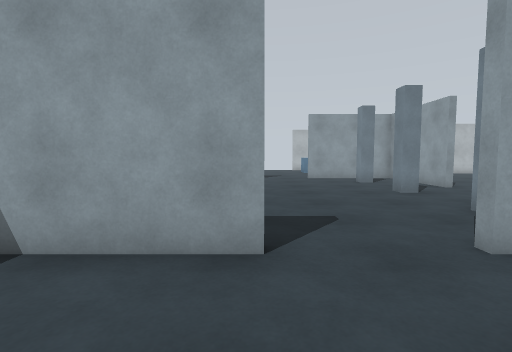
[1] (above)

24 first-person views from a walk through a robot-simulator world made for Gazebo. The camera is 1.2 m above the floor, tilts 4° down and sees 85° across. The floor is counted in squares, 1 m on a side. Each view is taken from the middle of a square. On the plan, view 1 faces up. The plan holds only what a view shows up to about 12 squares ahead; the rest is blank.

[2]
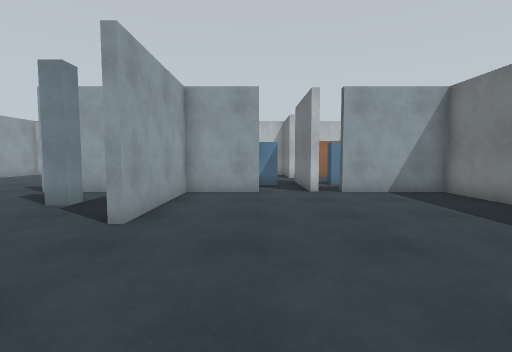

[3]
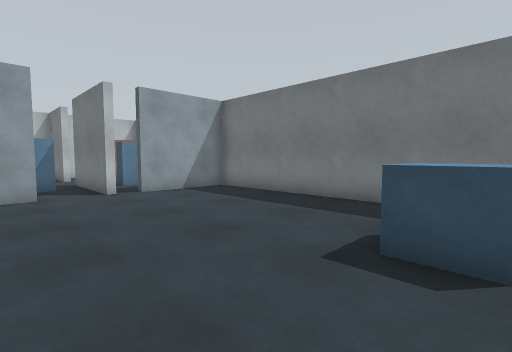

[4]
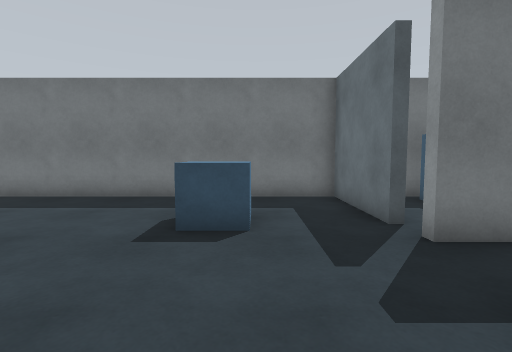

[5]
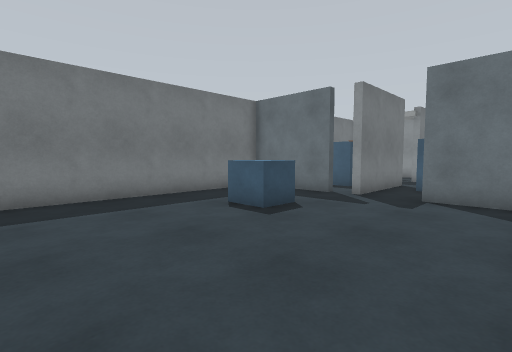

[6]
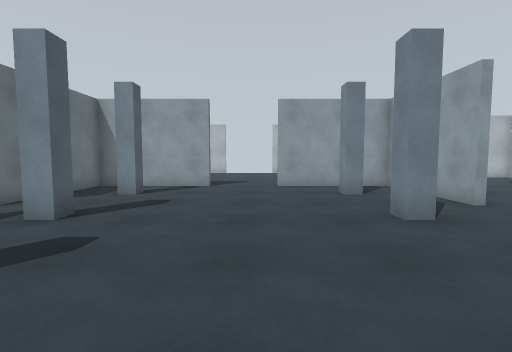

[7]
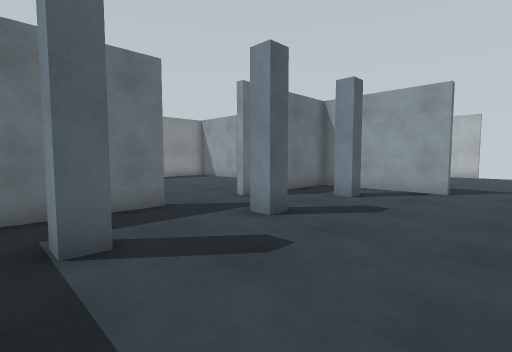

[8]
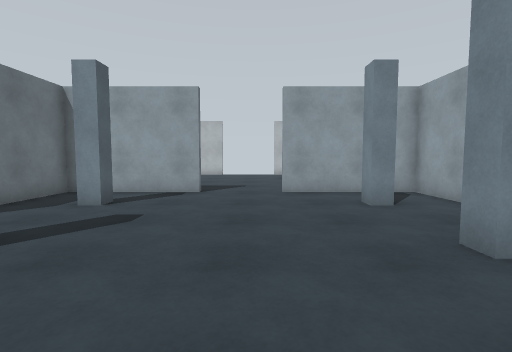

[9]
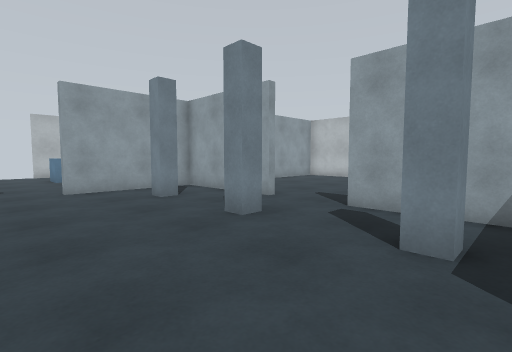

[10]
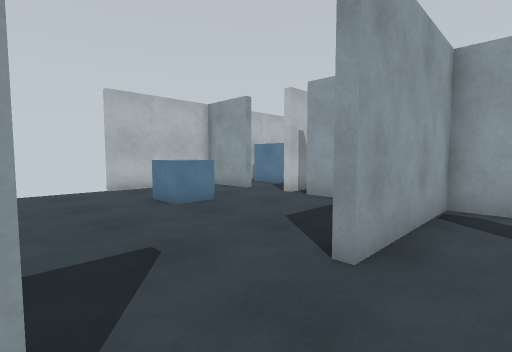

[11]
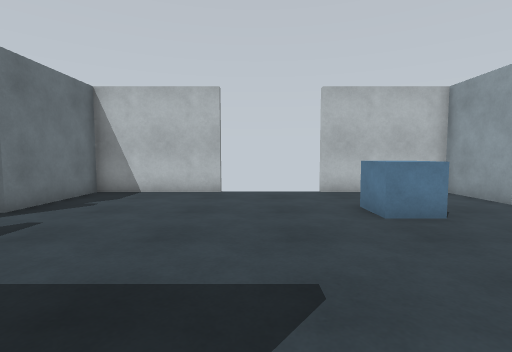

[12]
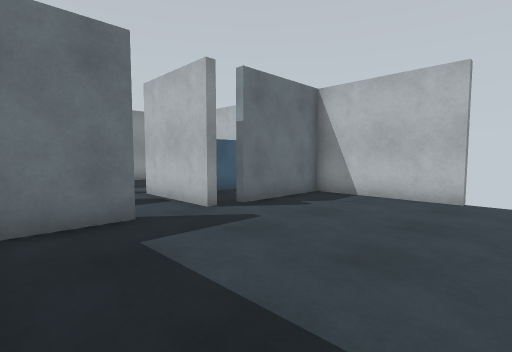

[13]
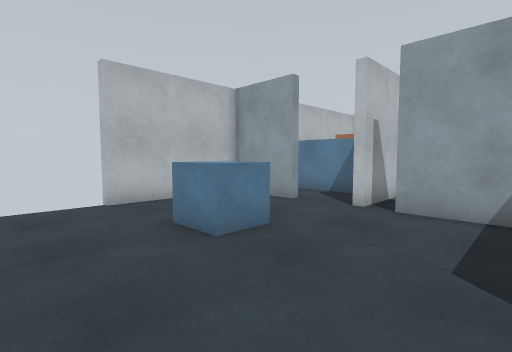

[14]
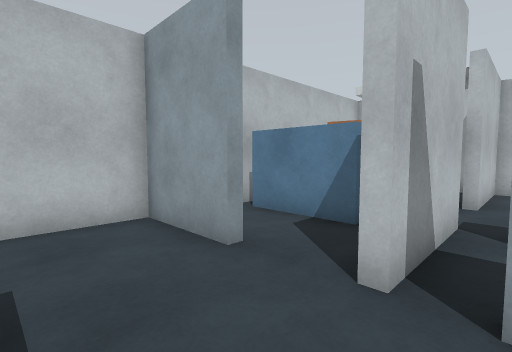

[15]
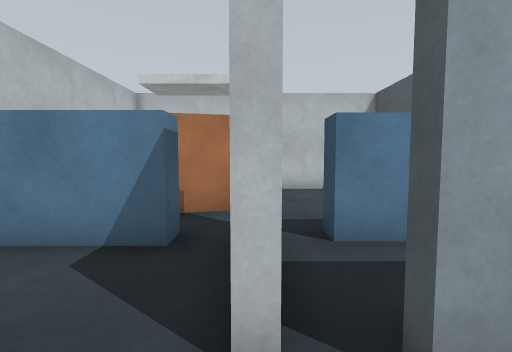

[16]
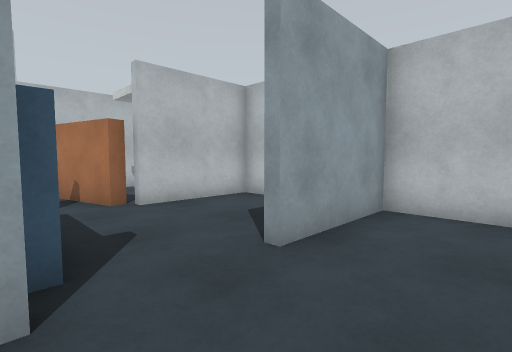

[17]
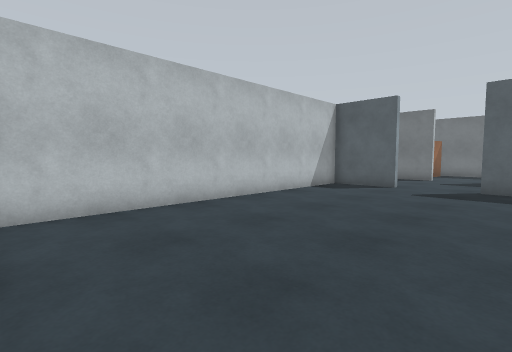

[18]
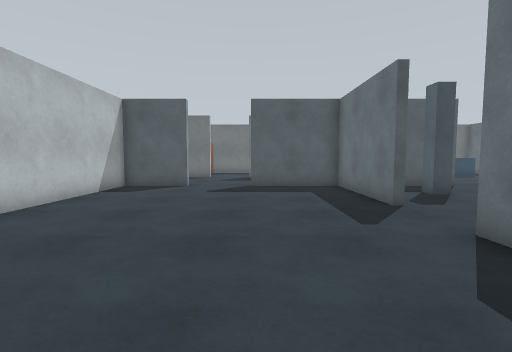

[19]
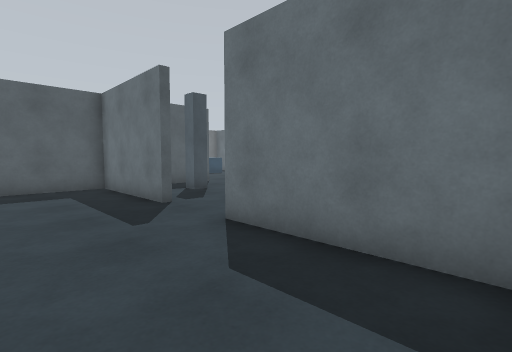

[20]
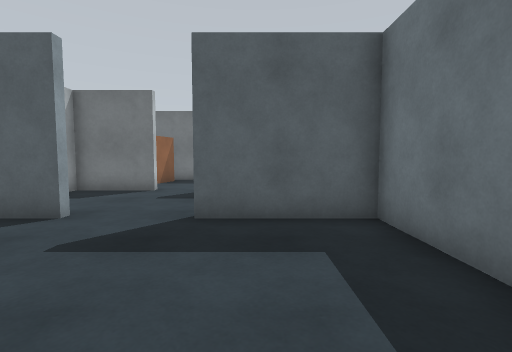

[21]
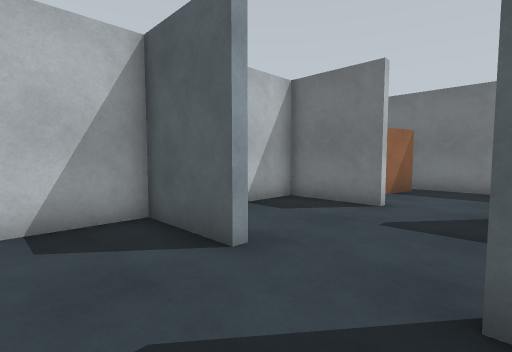

[22]
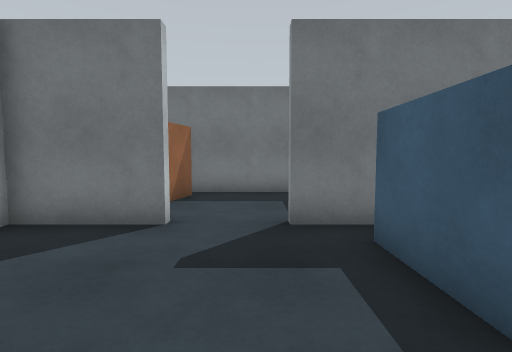

[23]
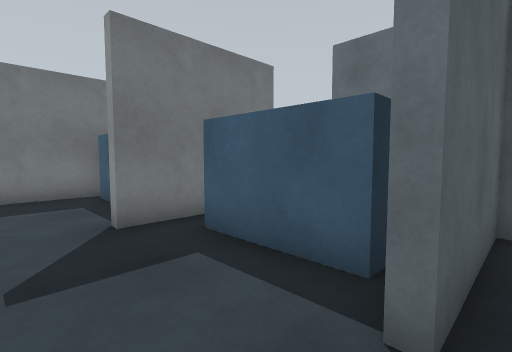

[24]
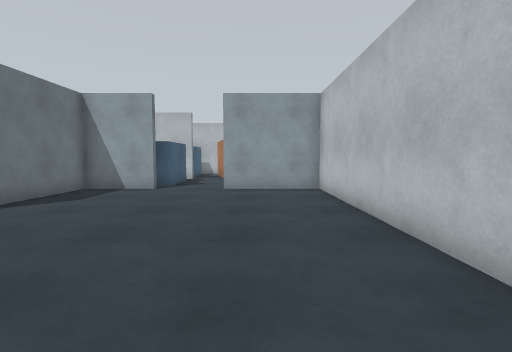

### Floor plan
Points are (right, up) in squares from view 1. A wall is a line through its corners. A room is listed if a view was taken in it or the views show most of it. See-through windows are left out.
Room 1 (views 1, 2, 3, 4, 5, 6)
walls: (0.1, 3.4) (-3.3, 3.4); (7.4, -1.2) (7.4, -0.9); (7.4, 0.9) (7.4, 3.4) (2.9, 3.4) (2.9, 3.6); (-4.4, -0.9) (-4.4, -1.2); (-4.8, -1.9) (-4.4, -1.9) (-4.4, -5.4) (7.4, -5.4) (7.4, -1.9); (-4.4, 2.8) (-4.4, 0.9)
ways out: opening at (1.5, 4) to room 2; opening at (8, 0) to room 6; opening at (-4, 0); gap at (8, -2)
objects: blue box (-2, -2) to (-1, -2)
Room 2 (views 7, 8, 9, 10, 11)
walls: (7.4, 10.8) (7.4, 15.4) (2.9, 15.4); (0.1, 15.8) (0.1, 15.4) (-4.4, 15.4) (-4.4, 10.8); (2.9, 3.6) (5, 3.6); (-4.4, 8.2) (-4.4, 5.1); (7.4, 5.1) (7.4, 8.2)
ways out: opening at (1.5, 4) to room 1; opening at (1.5, 16) to room 3; opening at (8, 9.5) to room 4; opening at (-4, 9.5)
objects: pillar (-2, 6); pillar (-2, 9) to (-2, 10); pillar (-2, 13); pillar (5, 6); pillar (5, 9) to (5, 10); pillar (5, 13)
Room 3 (views 12, 13, 14, 15)
walls: (2.9, 15.4) (2.9, 15.8); (-0.2, 24.4) (-4.4, 24.4) (-4.4, 20.9); (7.4, 19.9) (7.4, 20.2); (7.4, 21.9) (7.4, 24.4) (3.2, 24.4); (7.4, 17.1) (7.4, 19.1); (-4.4, 20.2) (-4.4, 19.9) (-5.6, 19.9); (-4.4, 18.1) (-4.4, 16.1)
ways out: opening at (1.5, 16) to room 2; gap at (8, 19) to room 7; opening at (-5, 19); opening at (8, 21); gap at (0, 25); gap at (3, 25)
objects: blue box (4, 21)
Room 4 (views 16, 17, 18, 19, 20, 21, 24)
walls: (7.4, 8.2) (7.6, 8.2) (7.6, 3.6) (11.2, 3.6); (10.3, 15.8) (10.3, 15.4) (7.6, 15.4) (7.6, 10.8) (7.4, 10.8); (10.5, 16.1) (10, 16.1); (13.8, 3.6) (16.4, 3.6) (16.4, 15.4) (12.8, 15.4)
ways out: opening at (8, 9.5) to room 2; opening at (12.5, 4) to room 5; opening at (11.5, 16)
Room 5 (views 22, 23)
walls: (13.8, 3.2) (13.8, 3.6); (11.2, 3.6) (11.2, 3.2); (10.3, 2.9) (10.3, 0); (13.6, -1.2) (13.6, -0.9) (16.4, -0.9) (16.4, 1); (9.9, -0.9) (11.4, -0.9) (11.4, -1.2)
ways out: opening at (12.5, 4) to room 4; gap at (10, 0) to room 6; gap at (10, 3) to room 6; opening at (12.5, -1)
Room 6 (no view inside)
walls: (9.7, 0) (9.7, 0.9); (7.4, -0.9) (9.9, -0.9)
ways out: opening at (8, 0) to room 1; gap at (10, 0) to room 5; gap at (10, 3) to room 5
Room 7 (no view inside)
walls: (9.9, 17.8) (9.9, 18.9); (10.6, 19.9) (7.4, 19.9)
ways out: gap at (8, 19) to room 3; gap at (10, 19)

Where each view was taken, in squares from view 1:
view 1: 0 up, 0 right, facing up
view 2: 1 up, 2 left, facing right
view 3: 2 up, 2 left, facing down-right
view 4: 3 up, 2 left, facing down
view 5: 3 up, 4 right, facing down-left
view 6: 4 up, 2 right, facing up
view 7: 5 up, 2 right, facing up-left
view 8: 6 up, 2 right, facing up
view 9: 5 up, 1 right, facing up-right
view 10: 14 up, 0 right, facing up-right
view 11: 15 up, 1 right, facing up
view 12: 16 up, 1 right, facing up-left
view 13: 17 up, 1 right, facing up-right
view 14: 19 up, 5 right, facing up-right
view 15: 20 up, 6 right, facing right
view 16: 13 up, 10 right, facing up-right
view 17: 15 up, 10 right, facing down-right
view 18: 15 up, 11 right, facing down
view 19: 15 up, 11 right, facing down-left
view 20: 9 up, 10 right, facing down
view 21: 6 up, 11 right, facing down-right
view 22: 4 up, 12 right, facing down
view 23: 4 up, 13 right, facing down-left
view 24: 5 up, 14 right, facing up
